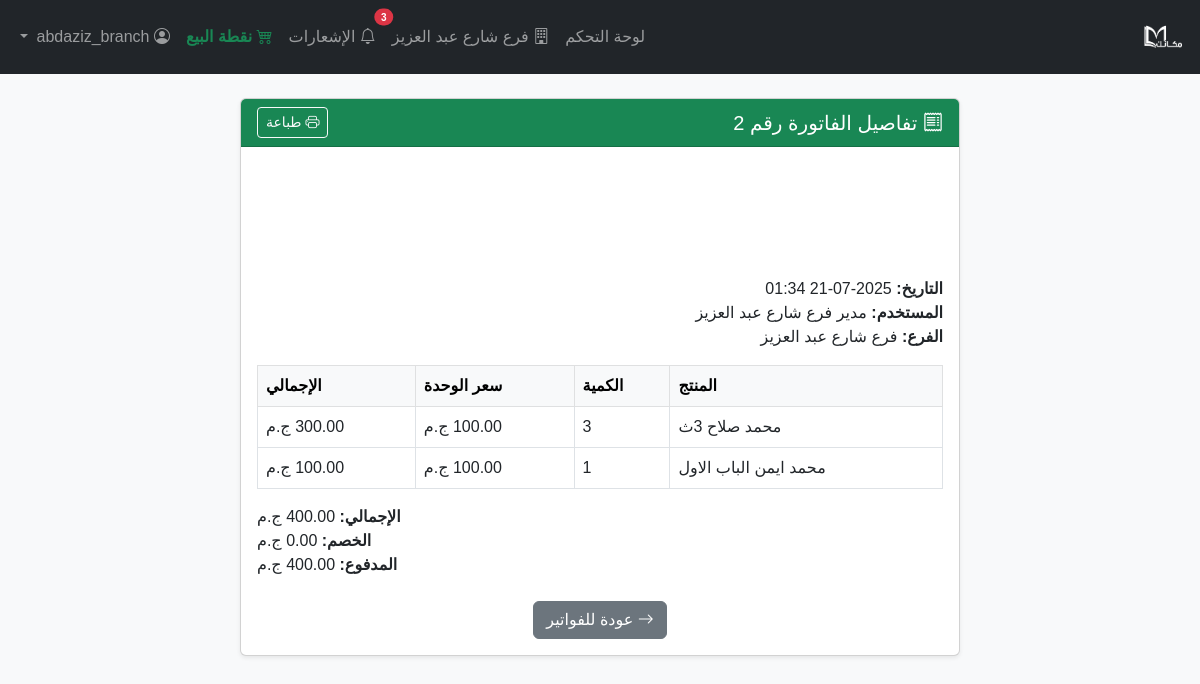
Page /pos/sales/2 (signed in) on the committed database.
### models/branch.py (models this page shows, shortened)
class Branch(db.Model):
    __tablename__ = 'branches'
    id = db.Column(db.Integer, primary_key=True)
    name = db.Column(db.String(100), nullable=False, unique=True)
    address = db.Column(db.String(255), nullable=True)
    phone = db.Column(db.String(20), nullable=True)
    manager = db.Column(db.String(100), nullable=True)
    is_active = db.Column(db.Boolean, default=True)
    created_at = db.Column(db.DateTime, default=db.func.current_timestamp())

### models/sale.py (models this page shows)
class Sale(db.Model):
    __tablename__ = 'sales'
    id = db.Column(db.Integer, primary_key=True)
    branch_id = db.Column(db.Integer, db.ForeignKey('branches.id'), nullable=False)
    user_id = db.Column(db.Integer, db.ForeignKey('users.id'), nullable=False)
    total_amount = db.Column(db.Float, nullable=False)
    paid_amount = db.Column(db.Float, nullable=False)
    discount = db.Column(db.Float, default=0)
    created_at = db.Column(db.DateTime, default=datetime.utcnow)
    customer_name = db.Column(db.String(128), nullable=True)  # اسم العميل أو التاجر
    sale_type = db.Column(db.String(16), nullable=False, default='cash')  # نقدي أو آجل
    note = db.Column(db.String(255), nullable=True)  # ملاحظة
    customer_id = db.Column(db.Integer, db.ForeignKey('customers.id'), nullable=True)
    branch = db.relationship('Branch', backref='sales')
    user = db.relationship('User', backref='sales')
    items = db.relationship('SaleItem', backref='sale', cascade='all, delete-orphan')
    customer = db.relationship('Customer', backref='sales')

class SaleItem(db.Model):
    __tablename__ = 'sale_items'
    id = db.Column(db.Integer, primary_key=True)
    sale_id = db.Column(db.Integer, db.ForeignKey('sales.id'), nullable=False)
    product_id = db.Column(db.Integer, db.ForeignKey('products.id'), nullable=False)
    quantity = db.Column(db.Integer, nullable=False)
    unit_price = db.Column(db.Float, nullable=False)
    total_price = db.Column(db.Float, nullable=False)
    product = db.relationship('Product', backref='sale_items')

### models/user.py (models this page shows, shortened)
class User(UserMixin, db.Model):
    __tablename__ = 'users'
    id = db.Column(db.Integer, primary_key=True)
    username = db.Column(db.String(64), unique=True, nullable=False)
    password_hash = db.Column(db.String(128), nullable=False)
    role = db.Column(db.String(20), nullable=False, default='user')  # admin, user, branch_manager, branch_employee
    shift = db.Column(db.String(10), nullable=True)  # morning or evening
    branch_id = db.Column(db.Integer, db.ForeignKey('branches.id'), nullable=True)  # الفرع المرتبط به
    full_name = db.Column(db.String(128), nullable=True)  # الاسم الكامل
    phone = db.Column(db.String(20), nullable=True)  # رقم الهاتف
    is_active = db.Column(db.Boolean, default=True)  # حالة الحساب
    created_at = db.Column(db.DateTime, default=db.func.current_timestamp())
    branch = db.relationship('Branch', backref='users')
    def is_admin(self):
        return self.role == 'admin'
    def is_branch_user(self):
        return self.role in ['branch_manager', 'branch_employee']
    def get_branch_name(self):
        return self.branch.name if self.branch else 'غير محدد'

### models/product.py (models this page shows)
class Product(db.Model):
    __tablename__ = 'products'
    id = db.Column(db.Integer, primary_key=True)
    name = db.Column(db.String(128), nullable=False)
    category_id = db.Column(db.Integer, db.ForeignKey('categories.id'), nullable=False)
    price = db.Column(db.Float, nullable=False)
    quantity = db.Column(db.Integer, nullable=False, default=0)
    barcode = db.Column(db.String(64), unique=True, nullable=True)

### routes/pos.py (the view)
@pos_bp.route('/sales/<int:sale_id>')
@login_required
def sale_detail(sale_id):
    sale = Sale.query.get_or_404(sale_id)
    if not current_user.is_admin() and (not current_user.is_branch_user() or sale.branch_id != current_user.branch_id):
        flash('غير مصرح لك بعرض هذه الفاتورة.', 'danger')
        return redirect(url_for('pos.sales_list'))
    return render_template('pos/sale_detail.html', sale=sale)

### templates/pos/sale_detail.html (shortened to what this page needs)
{% extends 'base.html' %}
{% block content %}
<div class="container" dir="rtl">
    <div class="row mt-4">
        <div class="col-lg-8 mx-auto">
            <div class="card shadow-sm">
                <div class="card-header bg-success text-white d-flex justify-content-between align-items-center">
                    <h5 class="mb-0"><i class="bi bi-receipt"></i> تفاصيل الفاتورة رقم {{ sale.id }}</h5>
                    <button class="btn btn-outline-light btn-sm" onclick="window.print()"><i class="bi bi-printer"></i> طباعة</button>
                </div>
                <div class="card-body">
                    <div class="text-center mb-4">
                        <img src="/static/logo.png" alt="الشعار" style="max-width:180px; max-height:90px;">
                    </div>
                    <div class="mb-3">
                        <strong>التاريخ:</strong> {{ sale.created_at.strftime('%Y-%m-%d %H:%M') }}<br>
                        <strong>المستخدم:</strong> {{ sale.user.full_name or sale.user.username }}<br>
                        <strong>الفرع:</strong> {{ sale.branch.name }}
                    </div>
                    <table class="table table-bordered text-end">
                        <thead class="table-light">
                            <tr>
                                <th>المنتج</th>
                                <th>الكمية</th>
                                <th>سعر الوحدة</th>
                                <th>الإجمالي</th>
                            </tr>
                        </thead>
                        <tbody>
                            {% for item in sale.items %}
                            <tr>
                                <td>{{ item.product.name }}</td>
                                <td>{{ item.quantity }}</td>
                                <td>{{ '%.2f'|format(item.unit_price) }} ج.م</td>
                                <td>{{ '%.2f'|format(item.total_price) }} ج.م</td>
                            </tr>
                            {% endfor %}
                        </tbody>
                    </table>
                    <div class="mt-3 text-end">
                        <strong>الإجمالي:</strong> {{ '%.2f'|format(sale.total_amount) }} ج.م<br>
                        <strong>الخصم:</strong> {{ '%.2f'|format(sale.discount) }} ج.م<br>
                        <strong>المدفوع:</strong> {{ '%.2f'|format(sale.paid_amount) }} ج.م
                    </div>
                    <div class="mt-4 text-center">
                        <a href="{{ url_for('pos.sales_list') }}" class="btn btn-secondary"><i class="bi bi-arrow-right"></i> عودة للفواتير</a>
                    </div>
                </div>
            </div>
        </div>
    </div>
</div>
<link rel="stylesheet" href="https://cdn.jsdelivr.net/npm/bootstrap-icons@1.10.5/font/bootstrap-icons.css">
{% endblock %}

### templates/base.html (shortened to what this page needs)
<!DOCTYPE html>
<html lang="ar" dir="rtl">
<head>
    <link href="https://cdn.jsdelivr.net/npm/bootstrap@5.3.0/dist/css/bootstrap.rtl.min.css" rel="stylesheet">
</head>
<body>
<nav class="navbar navbar-expand-lg navbar-dark bg-dark mb-4">
    <div class="container-fluid">
        <a class="navbar-brand d-flex align-items-center" href="{{ url_for('dashboard') }}">
            <img src="/static/logo.png" alt="شعار النظام" style="height:48px;max-width:200px;object-fit:contain;vertical-align:middle;">
        </a>
        <div class="collapse navbar-collapse" id="navbarNav">
            <ul class="navbar-nav ms-auto">
                {% if current_user.is_authenticated %}
                    <li class="nav-item">
                        <a class="nav-link {% if request.endpoint == 'dashboard' %}active{% endif %}" href="{{ url_for('dashboard') }}">لوحة التحكم</a>
                    </li>
                    {% if current_user.is_admin() %}
                        <li class="nav-item">
                            <a class="nav-link {% if request.endpoint and request.endpoint.startswith('branches.') %}active{% endif %}" href="{{ url_for('branches.list_branches') }}">
                                <i class="bi bi-building"></i> إدارة الفروع
                            </a>
                        </li>
                        <li class="nav-item">
                            <a class="nav-link {% if request.endpoint and request.endpoint.startswith('stats.') %}active{% endif %}" href="{{ url_for('stats.stats_dashboard') }}">الإحصائيات</a>
                        </li>
                        <li class="nav-item">
                            <a class="nav-link {% if request.endpoint and request.endpoint.startswith('products.') %}active{% endif %}" href="{{ url_for('products.list_products') }}">المنتجات</a>
                        </li>
                        <li class="nav-item">
                            <a class="nav-link {% if request.endpoint and request.endpoint.startswith('categories.') %}active{% endif %}" href="{{ url_for('categories.list_categories') }}">الأصناف</a>
                        </li>
                        <li class="nav-item">
                            <a class="nav-link {{ 'active' if request.endpoint == 'movements.list_movements' }}" href="{{ url_for('movements.list_movements') }}">
                                <i class="bi bi-arrow-left-right"></i> الحركات
                            </a>
                        </li>
                    {% elif current_user.is_branch_user() %}
                        <li class="nav-item">
                            <a class="nav-link {% if request.endpoint and request.endpoint.startswith('branch_dashboard.') %}active{% endif %}" href="{{ url_for('branch_dashboard.dashboard') }}">
                                <i class="bi bi-building"></i> {{ current_user.get_branch_name() }}
                            </a>
                        </li>
                    {% endif %}
                    {% if current_user.is_admin() or current_user.is_branch_user() %}
                        <li class="nav-item position-relative">
                            <a class="nav-link {% if request.endpoint == 'branch_dashboard.notifications' %}active{% endif %}" href="{{ url_for('branch_dashboard.notifications') }}">
                                <i class="bi bi-bell"></i>
                                {% set unread_count = current_user.branch.received_notifications|selectattr('is_read', 'equalto', False)|list|length if current_user.is_branch_user() else 0 %}
                                {% if current_user.is_admin() %}
                                    {% set unread_count = unread_count + (notifications_count or 0) %}
                                {% endif %}
                                {% if unread_count > 0 %}
                                    <span class="position-absolute top-0 start-0 translate-middle badge rounded-pill bg-danger" style="font-size:10px;">{{ unread_count }}</span>
                                {% endif %}
                                الإشعارات
                            </a>
                        </li>
                    {% endif %}
                    <li class="nav-item">
                        <a class="nav-link fw-bold text-success" href="{{ url_for('pos.pos_home') }}">
                            <i class="bi bi-cart4"></i> نقطة البيع
                        </a>
                    </li>
                    <li class="nav-item dropdown">
                        <a class="nav-link dropdown-toggle" href="#" id="userDropdown" role="button" data-bs-toggle="dropdown" aria-expanded="false">
                            <i class="bi bi-person-circle"></i> {{ current_user.username }}{% if current_user.is_admin() %} <span class="badge bg-danger">مدير</span>{% endif %}
                        </a>
                    </li>
                {% endif %}
            </ul>
        </div>
    </div>
</nav>
<div class="container">
    {% block content %}{% endblock %}
</div>
<link rel="stylesheet" href="https://cdn.jsdelivr.net/npm/bootstrap-icons@1.10.5/font/bootstrap-icons.css">
</body>
</html>

### templates/base.html (style rules this page uses)
body { font-family: 'Cairo', Tahoma, Arial, sans-serif; background: #f8f9fa; }

### rows in the picture
Branch: get_branch_name "فرع شارع عبد العزيز", branch.name "فرع شارع عبد العزيز"
Sale: id "2", created_at "2025-07-21 01:34", total_amount "400.00", discount "0.00", paid_amount "400.00"
User: user "مدير فرع شارع عبد العزيز"
SaleItem: product.name "محمد صلاح 3ث", quantity "3", unit_price "100.00", total_price "300.00"
SaleItem: product.name "محمد ايمن الباب الاول", quantity "1", unit_price "100.00", total_price "100.00"

### other values in the picture
{{ unread_count }} "3"
